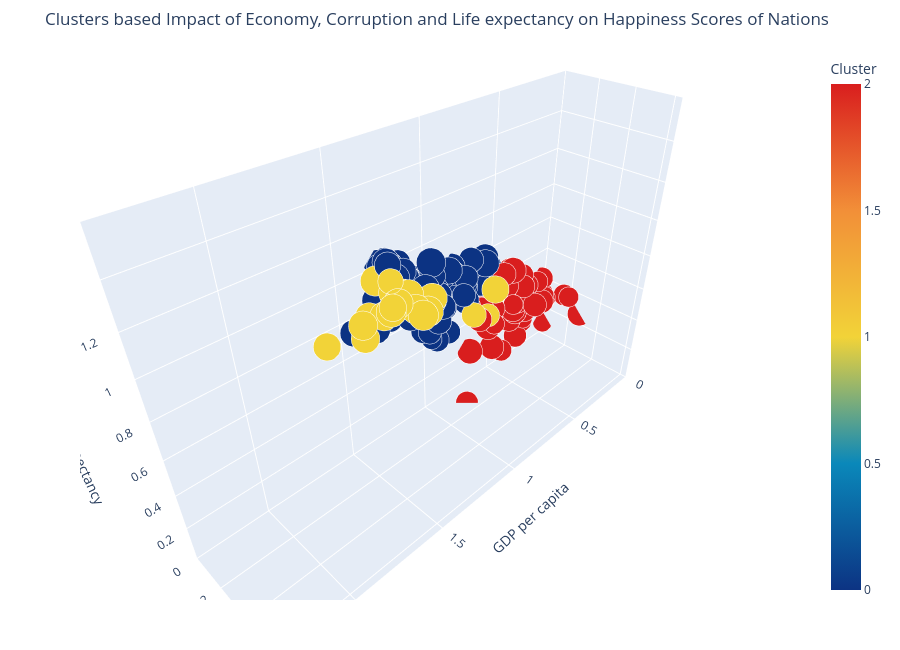

The code cell stored with this chart in its notebook:
### Code cell
import pandas as pd

# Fix for the deprecated append method in pandas
def _append(self, other, ignore_index=False, **kwargs):
    if isinstance(other, dict):
        other = pd.DataFrame([other])
    elif isinstance(other, list):
        other = pd.DataFrame(other)
    return pd.concat([self, other], ignore_index=ignore_index)
pd.DataFrame.append = _append

from bubbly.bubbly import bubbleplot

# Visaulizing the clusters with respect to economy, corruption, gdp, rank and their scores
figure = bubbleplot(dataset=df_cluster, 
    x_column='GDP per capita', y_column='Perceptions of corruption', bubble_column='Country or region',  
    color_column='cluster', z_column='Healthy life expectancy', size_column='Score',
    x_title="GDP per capita", y_title="Corruption", z_title="Life Expectancy",
    title='Clusters based Impact of Economy, Corruption and Life expectancy on Happiness Scores of Nations',
    colorbar_title='Cluster', marker_opacity=1, colorscale='Portland',
    scale_bubble=0.8, height=650)

iplot(figure, config={'scrollzoom': True})

### Figure 1 — Plotly figure (JSON) as saved in the notebook; plotly's stock layout.template omitted (floating-point values rounded to 4 significant figures; data arrays with more than 128 entries replaced by an {"elided": "..."} marker saying what was removed)
{"data": [{"marker": {"color": {"elided": "156 int values"}, "colorbar": {"title": {"text": "Cluster"}}, "colorscale": [[0, "rgb(12,51,131)"], [0.25, "rgb(10,136,186)"], [0.5, "rgb(242,211,56)"], [0.75, "rgb(242,143,56)"], [1, "rgb(217,30,30)"]], "opacity": 1, "size": {"elided": "156 float values"}, "sizemode": "area", "sizeref": 0.003035}, "mode": "markers", "text": {"elided": "156 str values"}, "type": "scatter3d", "x": {"elided": "156 float values"}, "y": {"elided": "156 float values"}, "z": {"elided": "156 float values"}}], "layout": {"height": 650, "hovermode": "closest", "margin": {"b": 50, "pad": 5, "t": 50}, "scene": {"xaxis": {"autorange": false, "range": [0, 2.358], "title": {"text": "GDP per capita"}}, "yaxis": {"autorange": false, "range": [0, 0.6342], "title": {"text": "Corruption"}}, "zaxis": {"autorange": false, "range": [0, 1.597], "title": {"text": "Life Expectancy"}}}, "showlegend": false, "title": {"text": "Clusters based Impact of Economy, Corruption and Life expectancy on Happiness Scores of Nations"}}}
